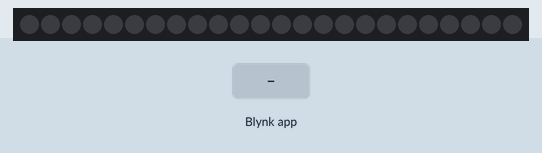
Bench run of a sketch on a simulated Arduino Nano, built with avr-gcc and run on an emulated ATmega328P. Shown: 24 RGB LEDs in strip order, left to right. The inputs (shaded band) are chosen by the test bench. Dim RGB values are drawn brighter than linear; WiFi joins after 1.5 s; servers stay silent unless stated; what the sketch prints to the serial monitor is not drawn.

Above: at 3.0 s.
3.1 s: Blynk app writes 1 to V1
At 3.5 s:
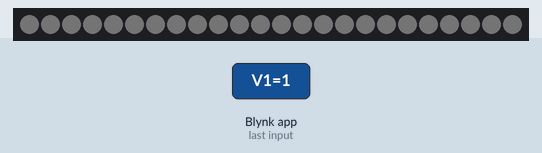
4.6 s: Blynk app writes 200 to V1
At 5.8 s:
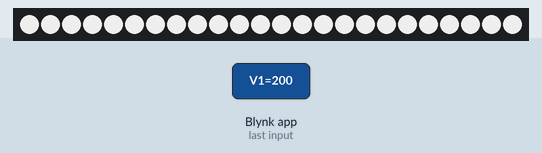
6.1 s: Blynk app writes 1 to V0
At 7.0 s:
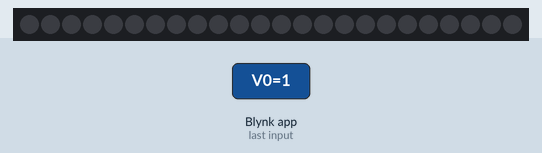
Timing chart, 0 to 9.1 s (numbered marks = the images above; inputs shaded):
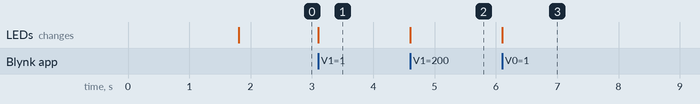

Measured:
- after the input at 3.1 s, the LEDs: change at once (image 1)
- after the input at 4.6 s, the LEDs: change at once (image 2)
- after the input at 6.1 s, the LEDs: change at once (image 3)

The sketch:

NeoPixel_BLE_Ctrl.ino
```cpp
/*
 *  Neopixel Bluetooth Control with Blynk App
 *  https://www.blynk.cc/
 *  IOS: https://itunes.apple.com/us/app/blynk-control-arduino-raspberry/id808760481?ls=1&mt=8
 *  Andriod: https://play.google.com/store/apps/details?id=cc.blynk
 *
 *
 *  ************          Material:          ************
 *  Neopixel Strip (replace 24 with the number of NeoPixel LEDs you have)
 *  Arduino Nano V3
 *  HM10 Bluetooth module.
 *  300 to 500 Ohm Resistor
 *  1K Ohm Resistor
 *  2K Ohm Resistor
 *
 *
 *  ************      APP Configuration:      ************
 *  Register an account with Blynk
 *  Create new project
 *  Pick device as Arduino Nano
 *  Pick connection method as Bluetooth
 *  Send yourself the auth token
 *  Copy and paste the Auth token below
 *
 *  Use "Styled Button":  Output as Vitual Pin V0
 *                        Mode as Push
 *
 *  Use "BLE":            Connect to the HM10 module
 *
 *  Use "zeRGBa":         Output at MERGE
 *                        Output as Virtual Pin V1
 *
 *
 *  ************          Connection:        ************
 *  HM10 VCC pin ---> Arduino 3.3V
 *  HM10 GND pin ---> Arduino GND
 *  HM10 TX pin ---> Arduino D8
 *  HM10 RX pin ---> 1K Ohm ---> Arduino D9
 *  HM10 RX pin ---> 2K Ohm ---> GND
 *  Neopixel Data pin ---> 300 to 500 Ohm ---> Arduino D6
 *  Neopixel V+ pin ---> Arduino 5V
 *     ****(if using more that 30 Neopixel LEDs,
 *     power the strip with suitable external 5V power supply)****
 *  Neopixel GND pin ---> Arduino GND
 */

// You should get Auth Token in the Blynk App.
char auth[] = "761dcdbfb43a46ec8c1a7392444dda05";
// Change 24 with the number of Neopixel LEDs on your strip
#define NEOPIXEL 24


#define BLYNK_PRINT Serial
#include <SoftwareSerial.h>
SoftwareSerial SwSerial(8, 9); // RX, TX
#include <BlynkSimpleSerialBLE.h>
#include <SoftwareSerial.h>
#include <Adafruit_NeoPixel.h>
SoftwareSerial SerialBLE(8, 9); // RX, TX

#define PIN 6

Adafruit_NeoPixel strip = Adafruit_NeoPixel(24, PIN);

int state = 0;

BLYNK_WRITE(V0) {
  // On or Off
  state = param.asInt();
  if (state == 1) {
    for (int i = 0; i < strip.numPixels(); i++) {
      strip.setPixelColor(i, 0, 0, 0);
    }
    strip.show();
  }
}

BLYNK_WRITE(V1) {
  int r = param[0].asInt();
  int g = param[1].asInt();
  int b = param[2].asInt();
  for (int i = 0; i < strip.numPixels(); i++) {
    strip.setPixelColor(i, r, g, b);
  }
  strip.show();
}

void setup() {
  // Debug console
  Serial.begin(9600);

  SerialBLE.begin(9600);
  Blynk.begin(SerialBLE, auth);

  Serial.println("Waiting for connections...");

  strip.begin();
  strip.show();
}

void loop()
{
  Blynk.run();
}
```
